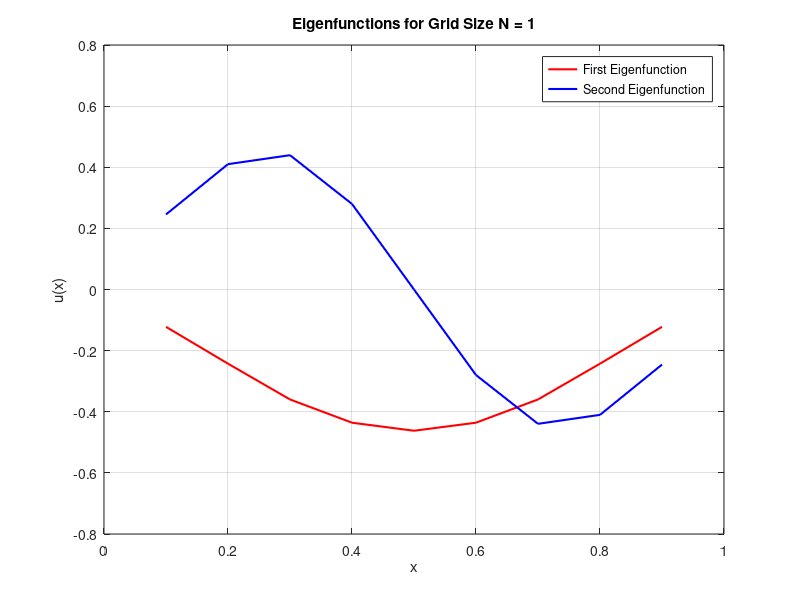
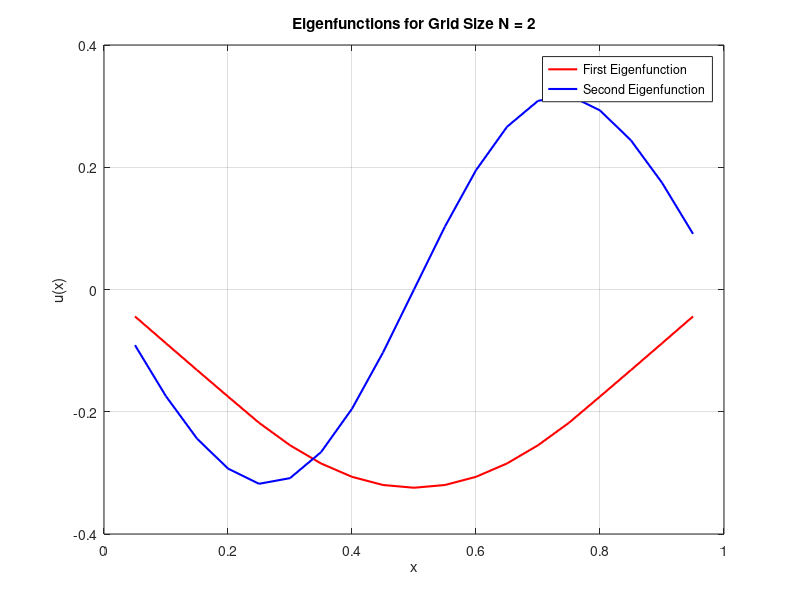
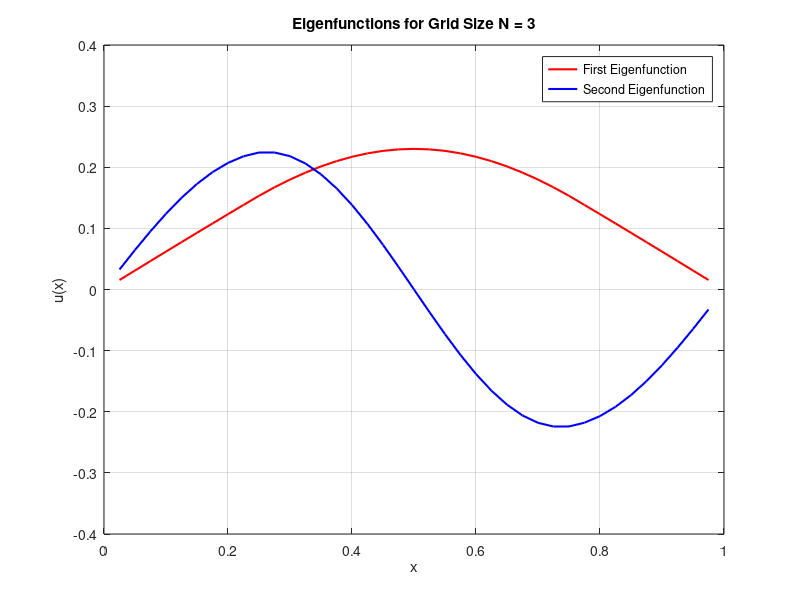
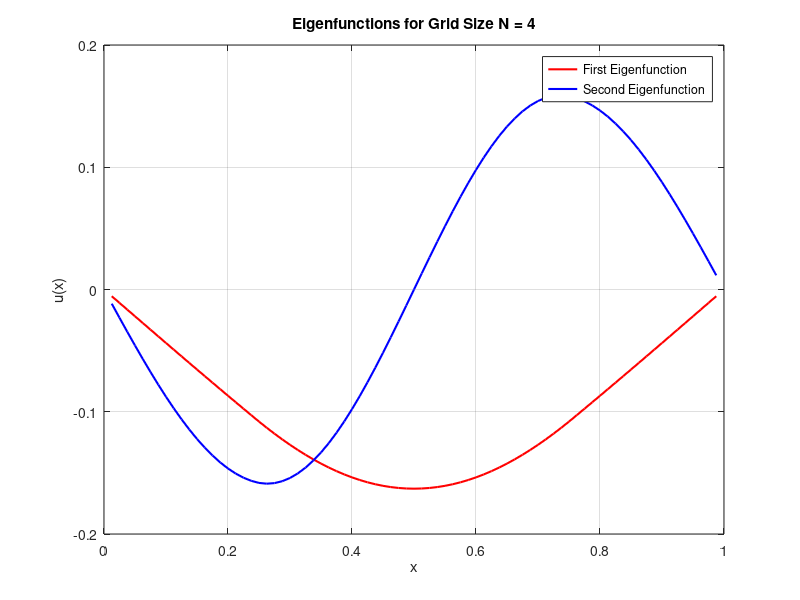

Source code (MATLAB) for these figures, in order:
% Initialization and Parameters Setup

N_values = [10, 20, 40, 80, 100]; % Steps
minposi_eigen = zeros(length(N_values), 1);
eigen = cell(length(N_values), 1);

for N = 1:length(N_values)
    n = N_values(N);
    dx = 1/n; % pacing
    x = linspace(0, 1, n+1); % Grid

    % a(x) = 10, 1/4 < x < 3/4
    %        20, else
    a = zeros(n-1, 1);
    for i = 1:n-1
        if x(i+1) < 0.25 || x(i+1)>0.75
            a(i) = 20;
        else
            a(i) = 10;
        end
    end

    % A
    main_diag = 2 + dx^2 *a;
    off_diag = -1 * ones(n-2,1);
    A = dx^2 * (diag(main_diag) + diag(off_diag, 1) + diag(off_diag, -1)); % (N-1*1)

    [V, D] = eig(A);
    eigenvalues = diag(D);
    eigen(N) = {eigenvalues};

    neg_eigenvalues = eigenvalues(eigenvalues < 0);
    posi_eigenvalues = eigenvalues(eigenvalues > 0);
    smallest_positive = min(posi_eigenvalues);
    minposi_eigen(N) = smallest_positive;

    % plot
    figure;
    plot(x(2:end - 1), V(:, 1), 'r-', 'LineWidth', 1.5, 'DisplayName', 'First Eigenfunction');
    hold on;
    plot(x(2:end - 1), V(:, 2), 'b-', 'LineWidth', 1.5, 'DisplayName', 'Second Eigenfunction');
    legend show;
    title(sprintf('Eigenfunctions for Grid Size N = %d', N));
    xlabel('x');
    ylabel('u(x)');
    grid on;

    saveas(gcf, sprintf('eigenfunctions_N%d.png', N));
    hold off;
end


%%

% Display Results
disp('Mesh Refinement Analysis Results:');
for N = 1:length(N_values)
    fprintf('Grid Size (N = %d): Smallest Positive Eigenvalue = %.6f\n', N_values(N), minposi_eigen(N));
end

% Mesh Refinement Analysis
figure;
plot(N_values, minposi_eigen, '-o', 'LineWidth', 2);
title('Convergence Analysis of Smallest Positive Eigenvalue');
xlabel('Number of Grid Points (N)');
ylabel('Smallest Positive Eigenvalue');
grid on;

% Eigenfunction Visualization for Largest Grid Size
N = N_values(end); % Use the largest grid size for detailed visualization
dx = 1 / N;
x = linspace(0, 1, N + 1);

% Reconstruct matrix A for largest N
a = zeros(N - 1, 1);
for i = 1:N - 1
    if x(i + 1) < 0.25 || x(i + 1) > 0.75
        a(i) = 20;
    else
        a(i) = 10;
    end
end
main_diag = 2 + dx^2 * a;
off_diag = -1 * ones(N - 2, 1);
A = dx^2*(diag(main_diag) + diag(off_diag, 1) + diag(off_diag, -1));

% Solve again for the largest N
[V, D] = eig(A);
eigenvalues = diag(D);

% Visualize eigenfunctions for the first two eigenvalues
figure;
plot(x(2:end - 1), V(:, 1), 'r-', 'LineWidth', 1.5, 'DisplayName', 'First Eigenfunction');
hold on;
plot(x(2:end - 1), V(:, 2), 'b-', 'LineWidth', 1.5, 'DisplayName', 'Second Eigenfunction');
legend show;
title('Eigenfunctions for Largest Grid Size');
xlabel('x');
ylabel('u(x)');
grid on;
hold off;

set(gca, 'FontSize', 12);
legend('FontSize', 12);
